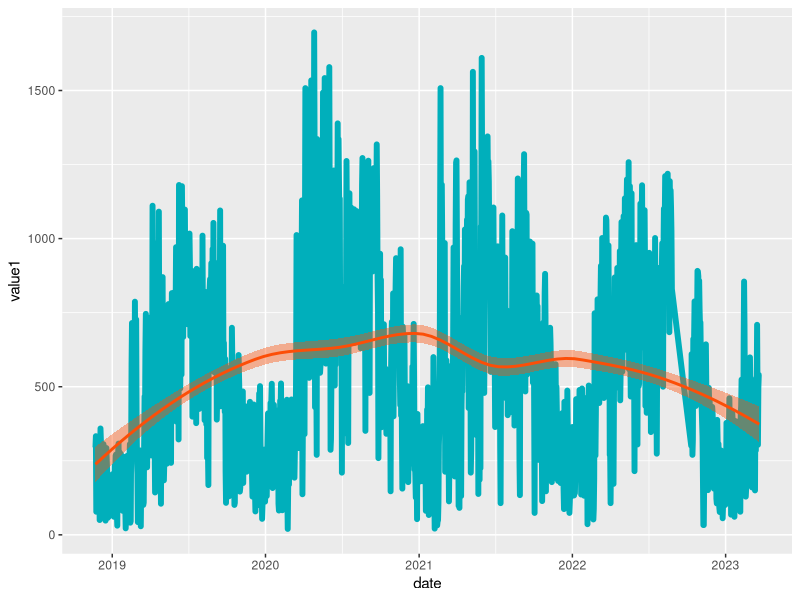

R code for this plot:
## ---- chunk 1
prereqs<-c("tidyverse", "lubridate")
lapply(prereqs, require, character.only = TRUE)
## ---- chunk 2
df <- read.csv(file = 'data/data.csv')

# assign meaningful column names
colnames(df) <- c("timestamp",
  "value1",
  "value2")

head(df)
## ---- chunk 3
df <- mutate(df,
  ymdhms = ymd_hms(timestamp),
  date = date(timestamp),
  day_of_week = wday(date),
  weekday_long = strftime(date,'%A'),
  weekday_short = strftime(date,'%a'),
  month = month(date),
  week = week(date)
)
  
head(df)
## ---- chunk 4
p <- ggplot(data = df, aes(x = date, y = value1))+
  geom_line(color = "#00AFBB", linewidth = 2)

p + stat_smooth(
  color = "#FC4E07", fill = "#FC4E07",
  method = "loess"
  )
